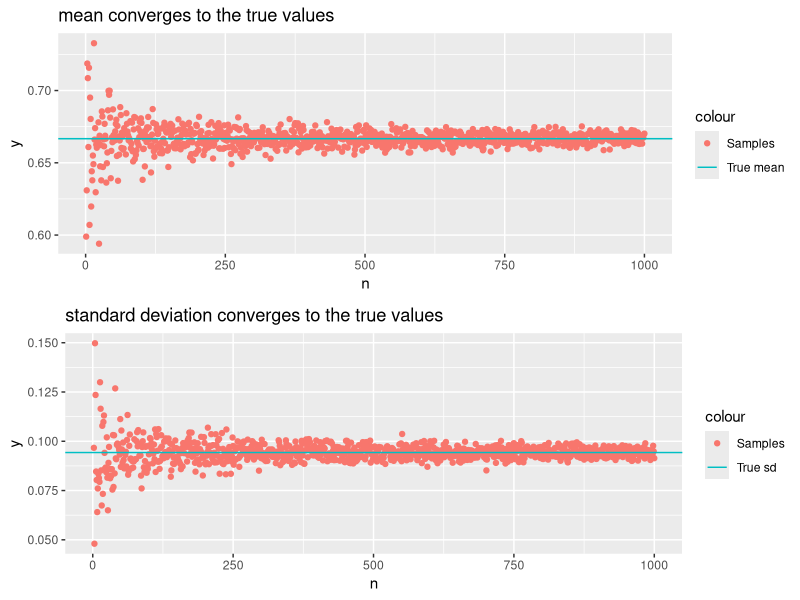
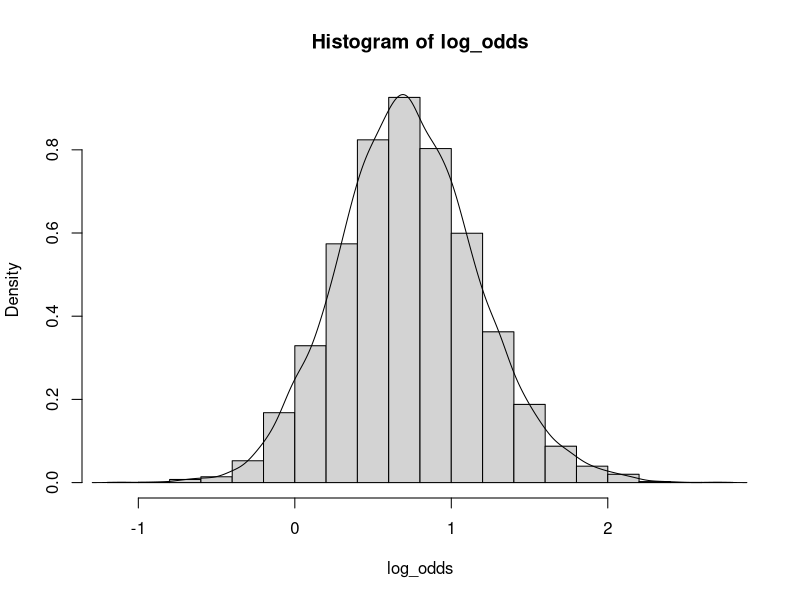
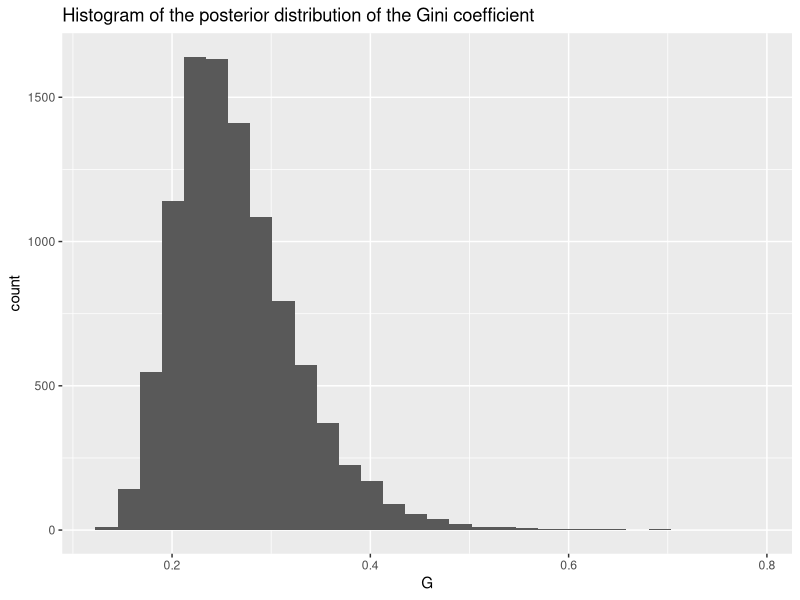
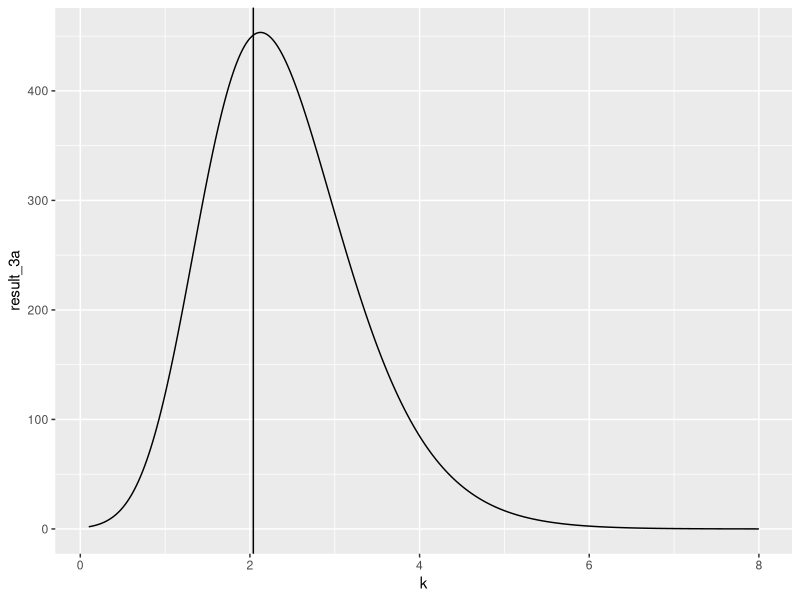

Source code (R) for these figures, in order:
## ---- chunk 1
knitr::opts_chunk$set(echo = TRUE)
## ---- chunk 2
# libraries for this lab 
library(ggplot2)
library(gridExtra)

## ---- chunk 3
# calcualte true beta mean and variacne
# initialize given values
alpha0 = 2
beta0 = 2
n = 20
s = 14
f = n - s
alpha_new = alpha0 + s
beta_new = beta0 + f
## ---- chunk 4
# calculate the true mean and standard deviation
true_mean = alpha_new/(alpha_new + beta_new)
true_var = (alpha_new*beta_new) / ((alpha_new + beta_new)^2 * (alpha_new + beta_new +1))
true_sd = sqrt(true_var)

## ---- chunk 5
# calculate how the mean changes with increasing number of n - until 10000 values
set.seed(12345)
iterations = 1:1000
mean_of_n = c()
for (i in 1:length(iterations)) {
  mean_of_n[i] = mean(rbeta(n = i, shape1 = alpha_new, shape2 = beta_new))
}

# calculate how the sd changes with increasing number of n 
sd_of_n = c()
for (i in 1:length(iterations)) {
  sd_of_n[i] = sd(rbeta(n = i, shape1 = alpha_new, shape2 = beta_new))
}
## ---- chunk 6
# create plot data
plot_data1.a = data.frame(x = iterations,
                          true_mean = true_mean,
                          true_sd = true_sd)

# create converges plot for mean and sd
mean_converges = ggplot(data = plot_data1.a, aes(x = plot_data1.a$x)) + 
  geom_point(aes(x = x, y = mean_of_n, colour = "Samples")) +
  geom_hline(aes(yintercept = true_mean, colour = "True mean")) + 
  ggtitle("mean converges to the true values") + xlab("n") + ylab("y")

sd_converges = ggplot(data = plot_data1.a, aes(x = plot_data1.a$x)) + 
  geom_point(aes(x = x, y = sd_of_n, colour = "Samples"))+
  geom_hline(aes(yintercept = true_sd,colour = "True sd")) +
  ggtitle("standard deviation converges to the true values") + xlab("n") + ylab("y")

grid.arrange(mean_converges, sd_converges, nrow = 2)

## ---- chunk 7
set.seed(12345)
# simulation to compute the posterior probability - of beta theata < 0.4 
nDraws_b = 10000
sample_b = rbeta(n = nDraws_b, shape1 = 16, shape2 = 8)
sample_b_binary = ifelse(sample_b < 0.4, 1, 0) # if value in sample is smaler than 0, than 1 else 0
prob_sample_b = sum(sample_b_binary)/nDraws_b

# exact value theta < 0.4
exact_value_1b  = pbeta(q = 0.4, shape1 = alpha_new, shape2 = beta_new)
exact_value_1b = round(exact_value_1b, 4)

## ---- chunk 8
# result table 
result_1b_data = data.frame("Expected value" = exact_value_1b,
                            "Simulated vaule" = prob_sample_b)
result_1b_data
## ---- chunk 9
set.seed(12345)
nDraws_c = 10000
sample_c = rbeta(n = nDraws_b, shape1 = 16, shape2 = 8)
log_odds = log(sample_c/(1-sample_c))

hist(log_odds, probability = TRUE)
lines(density(log_odds)) # run all lines at the same time to create the plot


## ---- chunk 10
# given values
observations = c(14, 25, 45, 25, 30, 33, 19, 50, 34, 67)
n_observations = length(observations)
nDraws_2a = 10000
mu = 3.5
## ---- chunk 11
# --- theoreticle value 
chi_squared = function(y,mu = 3.5){
  n = length(y)
  result = sum((log(y)-mu)^2)/n
  return(result)
}

t_2 = chi_squared(observations)

# theoreticle mean
theoreticle_mean = n_observations * t_2/(n_observations-2)

# theoreticle var
theoreticle_var = 2 * n_observations^2 * t_2^2 / ((n_observations -2)^2 * (n_observations - 4))

# --- simulate values 
set.seed(12345)
nDraws_2b = 10000
computed_variance = c()
for (i in 1:nDraws_2b) {
  X = rchisq(1, n_observations)
  computed_variance[i] =  (n_observations) * t_2 / X
}

simulated_mean = mean(computed_variance)
simulated_var = var(computed_variance)

result_2a_data = data.frame("theoreticle value" = c(theoreticle_mean,theoreticle_var),
                            "simulated value" = c(simulated_mean, simulated_var))
rownames(result_2a_data) = c("mean", "variance")
result_2a_data

## ---- chunk 12
# Gini coefficient G
# phi(z) - CDF for standard normal distribution - mu = 0, unit variance
# posterior drawn in a - computed_variance 
# compute  posterior distribution of the Gini coefficient 
G = 2 * pnorm(mean = 0, sqrt(computed_variance)/sqrt(2)) -1 


# create histogramm
#hist(G)

# plot data
plot_data2.b = data.frame("G" = G,
                          "nr" = 1:length(G))
# Histogram
ggplot(data = plot_data2.b, aes(x=G)) + 
  geom_histogram() + ggtitle("Histogram of the posterior distribution of the Gini coefficient")
## ---- chunk 13

## ---- chunk 14
# given values 
degrees = c(40, 303, 326, 285, 296, 314, 20, 308, 299, 296)
n_degrees = length(degrees)
radians = c(-2.44, 2.14, 2.54, 1.83, 2.02, 2.33, -2.79, 2.23, 2.07, 2.02)
n_radians = length(radians)
mu_3a = 2.39
# grid of k values
k = seq(from = 0.1,to = 8, by = 0.01) # k>0
## ---- chunk 15
# calcualte the posterior 
# calculateion 1
result_3a = exp(k*sum(cos(radians-mu_3a))-k)/besselI(x = k, nu=0)^n_radians

# calculation 2
#result_3a = exp(k*(sum(cos(radians-mu_3a))-1))/besselI(x = k, nu=0)^n_radians

## ---- chunk 16
# create plot data
plot_data3.a = data.frame("k" = k,
                          "posterior" = result_3a)
# histogram
# ggplot(data = plot_data3.a, aes(x=result_3a_v2)) + 
#   geom_histogram() 

plot_3a = ggplot(data = plot_data3.a, aes(x=k, y=result_3a)) + 
  geom_line()

# find the mode
#k_max = max(result_3a)

k_max_index = which.max(result_3a)
k_max = result_3a[k_max_index]

plot_3a + geom_vline(aes(xintercept = (k_max_index*0.01 + 0.01)))


